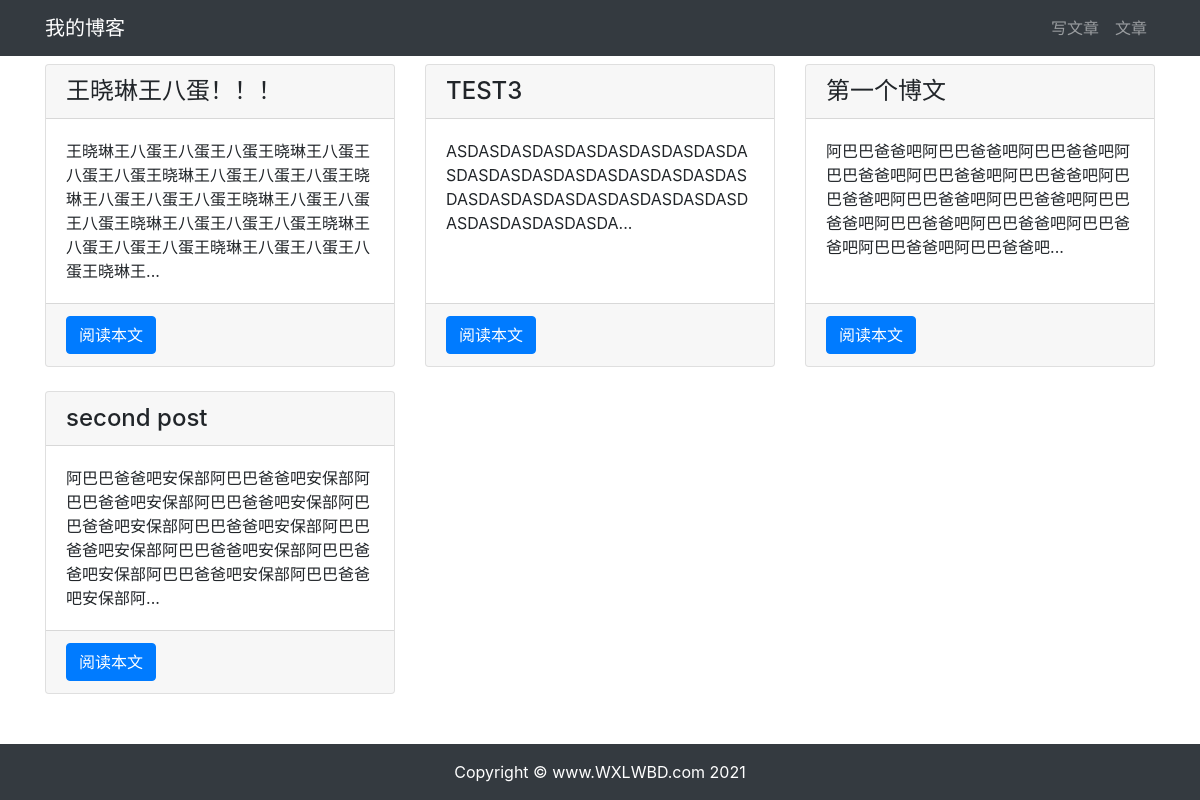
Page /article/article-list/ on the committed database.
### article/models.py (models this page shows, shortened)
class ArticlePost(models.Model):
    author = models.ForeignKey(User, on_delete=models.CASCADE)
    title = models.CharField(max_length=100)
    body = models.TextField()
    created = models.DateTimeField(default=timezone.now)
    updated = models.DateTimeField(auto_now=True)
    class Meta:
        ordering = ('-created',)

### article/views.py (the view)
# urls.py: path('article-list/', views.article_list, name='article_list'),
def article_list(request):
    articles = ArticlePost.objects.all()
    context = { 'articles': articles }
    return render(request, 'article/list.html', context)

### article/templates/article/list.html (shortened to what this page needs)
{% extends "base.html" %}
{% load staticfiles %}
{% block content %}
<div class="container">
    <div class="row mt-2">
        {% for article in articles %}
        <div class="col-4 mb-4">
            <div class="card h-100">
                <h4 class="card-header">{{ article.title }}</h4>
                <div class="card-body">
                    <p class="card-text">{{ article.body|slice:'100' }}...</p>
                </div>
                <div class="card-footer">
                    <a href="{% url 'article:article_detail' article.id %}" class="btn btn-primary">阅读本文</a>
                </div>
            </div>
        </div>
        {% endfor %}
    </div>
</div>
{% endblock content %}

### article/templates/base.html (shortened to what this page needs)
    使用 Django 3 学习的读者改为 {% load static %}
{% load staticfiles %}
<!DOCTYPE html>
<html lang="zh-cn">
<head>
    <link rel="stylesheet" href="{% static 'bootstrap/css/bootstrap.min.css' %}">
	<link rel="stylesheet" href="{% static 'md_css/monokai.css' %}">
</head>
<body>
    {% include 'header.html' %}
    {% block content %}{% endblock content %}
    {% include 'footer.html' %}
</body>
</html>

### article/templates/header.html
<nav class="navbar navbar-expand-lg navbar-dark bg-dark">
  <div class="container">
    <a class="navbar-brand" href="#">我的博客</a>
	<div>
		<ul class="navbar-nav">
			<li class="nav-item">
			    <a class="nav-link" href="{% url 'article:article_create' %}">写文章</a>
			</li>
			<li class="nav-item">
				<a class="nav-link" href="{% url 'article:article_list' %}">文章</a>
			</li>
		</ul>
	</div>
  </div>
</nav>

### article/templates/footer.html
{% load staticfiles %}
<div>
    <br><br><br>
</div>
<footer class="py-3 bg-dark fixed-bottom">
    <div class="container">
        <p class="m-0 text-center text-white">Copyright &copy; www.WXLWBD.com 2021</p>
    </div>
</footer>

### rows in the picture
ArticlePost: title "王晓琳王八蛋！！！", body "王晓琳王八蛋王八蛋王八蛋王晓琳王八蛋王八蛋王八蛋王晓琳王八蛋王八蛋王八蛋王晓琳王八蛋王八蛋王八蛋王晓琳王八蛋王八蛋王八蛋王晓琳王八蛋王八蛋王八蛋王晓琳王八蛋王八蛋王八蛋王晓琳王八蛋王八蛋王八蛋王晓琳王"
ArticlePost: title "TEST3", body "ASDASDASDASDASDASDASDASDASDASDASDASDASDASDASDASDASDASDASDASDASDASDASDASDASDASDASDASDASDASDASDASDASDA"
ArticlePost: title "第一个博文", body "阿巴巴爸爸吧阿巴巴爸爸吧阿巴巴爸爸吧阿巴巴爸爸吧阿巴巴爸爸吧阿巴巴爸爸吧阿巴巴爸爸吧阿巴巴爸爸吧阿巴巴爸爸吧阿巴巴爸爸吧阿巴巴爸爸吧阿巴巴爸爸吧阿巴巴爸爸吧阿巴巴爸爸吧阿巴巴爸爸吧"
ArticlePost: title "second post", body "阿巴巴爸爸吧安保部阿巴巴爸爸吧安保部阿巴巴爸爸吧安保部阿巴巴爸爸吧安保部阿巴巴爸爸吧安保部阿巴巴爸爸吧安保部阿巴巴爸爸吧安保部阿巴巴爸爸吧安保部阿巴巴爸爸吧安保部阿巴巴爸爸吧安保部阿巴巴爸爸吧安保部阿"
